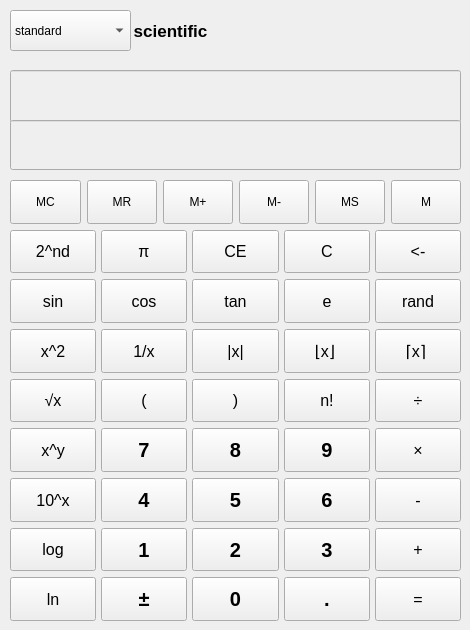
<?xml version="1.0" encoding="UTF-8"?>
<ui version="4.0">
 <class>scientific</class>
 <widget class="QWidget" name="scientific">
  <property name="geometry">
   <rect>
    <x>0</x>
    <y>0</y>
    <width>470</width>
    <height>630</height>
   </rect>
  </property>
  <property name="sizePolicy">
   <sizepolicy hsizetype="Maximum" vsizetype="Maximum">
    <horstretch>0</horstretch>
    <verstretch>0</verstretch>
   </sizepolicy>
  </property>
  <property name="minimumSize">
   <size>
    <width>470</width>
    <height>630</height>
   </size>
  </property>
  <property name="maximumSize">
   <size>
    <width>470</width>
    <height>630</height>
   </size>
  </property>
  <property name="windowTitle">
   <string>Form</string>
  </property>
  <widget class="QLabel" name="model">
   <property name="geometry">
    <rect>
     <x>130</x>
     <y>10</y>
     <width>81</width>
     <height>41</height>
    </rect>
   </property>
   <property name="font">
    <font>
     <pointsize>13</pointsize>
     <weight>75</weight>
     <bold>true</bold>
    </font>
   </property>
   <property name="text">
    <string>scientific</string>
   </property>
   <property name="alignment">
    <set>Qt::AlignCenter</set>
   </property>
  </widget>
  <widget class="QLineEdit" name="display0">
   <property name="enabled">
    <bool>false</bool>
   </property>
   <property name="geometry">
    <rect>
     <x>10</x>
     <y>70</y>
     <width>451</width>
     <height>53</height>
    </rect>
   </property>
  </widget>
  <widget class="QLineEdit" name="display">
   <property name="enabled">
    <bool>false</bool>
   </property>
   <property name="geometry">
    <rect>
     <x>10</x>
     <y>120</y>
     <width>451</width>
     <height>50</height>
    </rect>
   </property>
   <property name="minimumSize">
    <size>
     <width>50</width>
     <height>0</height>
    </size>
   </property>
  </widget>
  <widget class="QWidget" name="layoutWidget">
   <property name="geometry">
    <rect>
     <x>10</x>
     <y>180</y>
     <width>451</width>
     <height>441</height>
    </rect>
   </property>
   <layout class="QVBoxLayout" name="verticalLayout">
    <item>
     <layout class="QHBoxLayout" name="horizontalLayout">
      <item>
       <widget class="QPushButton" name="mc">
        <property name="sizePolicy">
         <sizepolicy hsizetype="Minimum" vsizetype="Preferred">
          <horstretch>0</horstretch>
          <verstretch>0</verstretch>
         </sizepolicy>
        </property>
        <property name="text">
         <string>MC</string>
        </property>
       </widget>
      </item>
      <item>
       <widget class="QPushButton" name="mr">
        <property name="sizePolicy">
         <sizepolicy hsizetype="Minimum" vsizetype="Preferred">
          <horstretch>0</horstretch>
          <verstretch>0</verstretch>
         </sizepolicy>
        </property>
        <property name="text">
         <string>MR</string>
        </property>
       </widget>
      </item>
      <item>
       <widget class="QPushButton" name="m1">
        <property name="sizePolicy">
         <sizepolicy hsizetype="Minimum" vsizetype="Preferred">
          <horstretch>0</horstretch>
          <verstretch>0</verstretch>
         </sizepolicy>
        </property>
        <property name="text">
         <string>M+</string>
        </property>
       </widget>
      </item>
      <item>
       <widget class="QPushButton" name="m2">
        <property name="sizePolicy">
         <sizepolicy hsizetype="Minimum" vsizetype="Preferred">
          <horstretch>0</horstretch>
          <verstretch>0</verstretch>
         </sizepolicy>
        </property>
        <property name="text">
         <string>M-</string>
        </property>
       </widget>
      </item>
      <item>
       <widget class="QPushButton" name="ms">
        <property name="sizePolicy">
         <sizepolicy hsizetype="Minimum" vsizetype="Preferred">
          <horstretch>0</horstretch>
          <verstretch>0</verstretch>
         </sizepolicy>
        </property>
        <property name="text">
         <string>MS</string>
        </property>
       </widget>
      </item>
      <item>
       <widget class="QPushButton" name="m">
        <property name="sizePolicy">
         <sizepolicy hsizetype="Minimum" vsizetype="Preferred">
          <horstretch>0</horstretch>
          <verstretch>0</verstretch>
         </sizepolicy>
        </property>
        <property name="text">
         <string>M</string>
        </property>
       </widget>
      </item>
     </layout>
    </item>
    <item>
     <layout class="QHBoxLayout" name="horizontalLayout_2">
      <property name="spacing">
       <number>5</number>
      </property>
      <item>
       <widget class="QPushButton" name="chan">
        <property name="sizePolicy">
         <sizepolicy hsizetype="Minimum" vsizetype="Preferred">
          <horstretch>0</horstretch>
          <verstretch>0</verstretch>
         </sizepolicy>
        </property>
        <property name="maximumSize">
         <size>
          <width>16777215</width>
          <height>65</height>
         </size>
        </property>
        <property name="font">
         <font>
          <pointsize>12</pointsize>
         </font>
        </property>
        <property name="text">
         <string>2^nd</string>
        </property>
       </widget>
      </item>
      <item>
       <widget class="QPushButton" name="pi">
        <property name="sizePolicy">
         <sizepolicy hsizetype="Minimum" vsizetype="Preferred">
          <horstretch>0</horstretch>
          <verstretch>0</verstretch>
         </sizepolicy>
        </property>
        <property name="maximumSize">
         <size>
          <width>16777215</width>
          <height>65</height>
         </size>
        </property>
        <property name="font">
         <font>
          <pointsize>12</pointsize>
         </font>
        </property>
        <property name="text">
         <string>π</string>
        </property>
       </widget>
      </item>
      <item>
       <widget class="QPushButton" name="ce">
        <property name="sizePolicy">
         <sizepolicy hsizetype="Minimum" vsizetype="Preferred">
          <horstretch>0</horstretch>
          <verstretch>0</verstretch>
         </sizepolicy>
        </property>
        <property name="maximumSize">
         <size>
          <width>16777215</width>
          <height>65</height>
         </size>
        </property>
        <property name="font">
         <font>
          <pointsize>12</pointsize>
         </font>
        </property>
        <property name="text">
         <string>CE</string>
        </property>
       </widget>
      </item>
      <item>
       <widget class="QPushButton" name="c">
        <property name="sizePolicy">
         <sizepolicy hsizetype="Minimum" vsizetype="Preferred">
          <horstretch>0</horstretch>
          <verstretch>0</verstretch>
         </sizepolicy>
        </property>
        <property name="maximumSize">
         <size>
          <width>16777215</width>
          <height>65</height>
         </size>
        </property>
        <property name="font">
         <font>
          <pointsize>12</pointsize>
         </font>
        </property>
        <property name="text">
         <string>C</string>
        </property>
       </widget>
      </item>
      <item>
       <widget class="QPushButton" name="dele">
        <property name="sizePolicy">
         <sizepolicy hsizetype="Minimum" vsizetype="Preferred">
          <horstretch>0</horstretch>
          <verstretch>0</verstretch>
         </sizepolicy>
        </property>
        <property name="maximumSize">
         <size>
          <width>16777215</width>
          <height>65</height>
         </size>
        </property>
        <property name="font">
         <font>
          <pointsize>12</pointsize>
         </font>
        </property>
        <property name="text">
         <string>&lt;-</string>
        </property>
       </widget>
      </item>
     </layout>
    </item>
    <item>
     <layout class="QHBoxLayout" name="horizontalLayout_4">
      <property name="spacing">
       <number>5</number>
      </property>
      <item>
       <widget class="QPushButton" name="sin">
        <property name="sizePolicy">
         <sizepolicy hsizetype="Minimum" vsizetype="Preferred">
          <horstretch>0</horstretch>
          <verstretch>0</verstretch>
         </sizepolicy>
        </property>
        <property name="maximumSize">
         <size>
          <width>16777215</width>
          <height>65</height>
         </size>
        </property>
        <property name="font">
         <font>
          <pointsize>12</pointsize>
         </font>
        </property>
        <property name="text">
         <string>sin</string>
        </property>
       </widget>
      </item>
      <item>
       <widget class="QPushButton" name="cos">
        <property name="sizePolicy">
         <sizepolicy hsizetype="Minimum" vsizetype="Preferred">
          <horstretch>0</horstretch>
          <verstretch>0</verstretch>
         </sizepolicy>
        </property>
        <property name="maximumSize">
         <size>
          <width>16777215</width>
          <height>65</height>
         </size>
        </property>
        <property name="font">
         <font>
          <pointsize>12</pointsize>
         </font>
        </property>
        <property name="text">
         <string>cos</string>
        </property>
       </widget>
      </item>
      <item>
       <widget class="QPushButton" name="tan">
        <property name="sizePolicy">
         <sizepolicy hsizetype="Minimum" vsizetype="Preferred">
          <horstretch>0</horstretch>
          <verstretch>0</verstretch>
         </sizepolicy>
        </property>
        <property name="maximumSize">
         <size>
          <width>16777215</width>
          <height>65</height>
         </size>
        </property>
        <property name="font">
         <font>
          <pointsize>12</pointsize>
         </font>
        </property>
        <property name="text">
         <string>tan</string>
        </property>
       </widget>
      </item>
      <item>
       <widget class="QPushButton" name="e">
        <property name="sizePolicy">
         <sizepolicy hsizetype="Minimum" vsizetype="Preferred">
          <horstretch>0</horstretch>
          <verstretch>0</verstretch>
         </sizepolicy>
        </property>
        <property name="maximumSize">
         <size>
          <width>16777215</width>
          <height>65</height>
         </size>
        </property>
        <property name="font">
         <font>
          <pointsize>12</pointsize>
         </font>
        </property>
        <property name="text">
         <string>e</string>
        </property>
       </widget>
      </item>
      <item>
       <widget class="QPushButton" name="rand">
        <property name="sizePolicy">
         <sizepolicy hsizetype="Minimum" vsizetype="Preferred">
          <horstretch>0</horstretch>
          <verstretch>0</verstretch>
         </sizepolicy>
        </property>
        <property name="maximumSize">
         <size>
          <width>16777215</width>
          <height>65</height>
         </size>
        </property>
        <property name="font">
         <font>
          <pointsize>12</pointsize>
         </font>
        </property>
        <property name="text">
         <string>rand</string>
        </property>
       </widget>
      </item>
     </layout>
    </item>
    <item>
     <layout class="QHBoxLayout" name="horizontalLayout_3">
      <property name="spacing">
       <number>5</number>
      </property>
      <item>
       <widget class="QPushButton" name="sqrt">
        <property name="sizePolicy">
         <sizepolicy hsizetype="Minimum" vsizetype="Preferred">
          <horstretch>0</horstretch>
          <verstretch>0</verstretch>
         </sizepolicy>
        </property>
        <property name="maximumSize">
         <size>
          <width>16777215</width>
          <height>65</height>
         </size>
        </property>
        <property name="font">
         <font>
          <pointsize>12</pointsize>
         </font>
        </property>
        <property name="text">
         <string>x^2</string>
        </property>
       </widget>
      </item>
      <item>
       <widget class="QPushButton" name="back">
        <property name="sizePolicy">
         <sizepolicy hsizetype="Minimum" vsizetype="Preferred">
          <horstretch>0</horstretch>
          <verstretch>0</verstretch>
         </sizepolicy>
        </property>
        <property name="maximumSize">
         <size>
          <width>16777215</width>
          <height>65</height>
         </size>
        </property>
        <property name="font">
         <font>
          <pointsize>12</pointsize>
         </font>
        </property>
        <property name="text">
         <string>1/x</string>
        </property>
       </widget>
      </item>
      <item>
       <widget class="QPushButton" name="abso">
        <property name="sizePolicy">
         <sizepolicy hsizetype="Minimum" vsizetype="Preferred">
          <horstretch>0</horstretch>
          <verstretch>0</verstretch>
         </sizepolicy>
        </property>
        <property name="maximumSize">
         <size>
          <width>16777215</width>
          <height>65</height>
         </size>
        </property>
        <property name="font">
         <font>
          <pointsize>12</pointsize>
         </font>
        </property>
        <property name="text">
         <string>|x|</string>
        </property>
       </widget>
      </item>
      <item>
       <widget class="QPushButton" name="up">
        <property name="sizePolicy">
         <sizepolicy hsizetype="Minimum" vsizetype="Preferred">
          <horstretch>0</horstretch>
          <verstretch>0</verstretch>
         </sizepolicy>
        </property>
        <property name="maximumSize">
         <size>
          <width>16777215</width>
          <height>65</height>
         </size>
        </property>
        <property name="font">
         <font>
          <pointsize>12</pointsize>
         </font>
        </property>
        <property name="text">
         <string>⌊x⌋ </string>
        </property>
       </widget>
      </item>
      <item>
       <widget class="QPushButton" name="down">
        <property name="sizePolicy">
         <sizepolicy hsizetype="Minimum" vsizetype="Preferred">
          <horstretch>0</horstretch>
          <verstretch>0</verstretch>
         </sizepolicy>
        </property>
        <property name="maximumSize">
         <size>
          <width>16777215</width>
          <height>65</height>
         </size>
        </property>
        <property name="font">
         <font>
          <pointsize>12</pointsize>
         </font>
        </property>
        <property name="text">
         <string>⌈x⌉ </string>
        </property>
       </widget>
      </item>
     </layout>
    </item>
    <item>
     <layout class="QHBoxLayout" name="horizontalLayout_7" stretch="0,0,0,0,0">
      <property name="spacing">
       <number>5</number>
      </property>
      <property name="leftMargin">
       <number>0</number>
      </property>
      <property name="topMargin">
       <number>0</number>
      </property>
      <item>
       <widget class="QPushButton" name="extract">
        <property name="sizePolicy">
         <sizepolicy hsizetype="Minimum" vsizetype="Preferred">
          <horstretch>0</horstretch>
          <verstretch>0</verstretch>
         </sizepolicy>
        </property>
        <property name="maximumSize">
         <size>
          <width>16777215</width>
          <height>65</height>
         </size>
        </property>
        <property name="font">
         <font>
          <pointsize>12</pointsize>
         </font>
        </property>
        <property name="text">
         <string>√x</string>
        </property>
       </widget>
      </item>
      <item>
       <widget class="QPushButton" name="lef">
        <property name="sizePolicy">
         <sizepolicy hsizetype="Minimum" vsizetype="Preferred">
          <horstretch>0</horstretch>
          <verstretch>0</verstretch>
         </sizepolicy>
        </property>
        <property name="maximumSize">
         <size>
          <width>16777215</width>
          <height>65</height>
         </size>
        </property>
        <property name="font">
         <font>
          <pointsize>12</pointsize>
         </font>
        </property>
        <property name="text">
         <string>(</string>
        </property>
       </widget>
      </item>
      <item>
       <widget class="QPushButton" name="rig">
        <property name="sizePolicy">
         <sizepolicy hsizetype="Minimum" vsizetype="Preferred">
          <horstretch>0</horstretch>
          <verstretch>0</verstretch>
         </sizepolicy>
        </property>
        <property name="maximumSize">
         <size>
          <width>16777215</width>
          <height>65</height>
         </size>
        </property>
        <property name="font">
         <font>
          <pointsize>12</pointsize>
         </font>
        </property>
        <property name="text">
         <string>)</string>
        </property>
       </widget>
      </item>
      <item>
       <widget class="QPushButton" name="estate">
        <property name="sizePolicy">
         <sizepolicy hsizetype="Minimum" vsizetype="Preferred">
          <horstretch>0</horstretch>
          <verstretch>0</verstretch>
         </sizepolicy>
        </property>
        <property name="maximumSize">
         <size>
          <width>16777215</width>
          <height>65</height>
         </size>
        </property>
        <property name="font">
         <font>
          <pointsize>12</pointsize>
         </font>
        </property>
        <property name="text">
         <string>n!</string>
        </property>
       </widget>
      </item>
      <item>
       <widget class="QPushButton" name="divi">
        <property name="sizePolicy">
         <sizepolicy hsizetype="Minimum" vsizetype="Preferred">
          <horstretch>0</horstretch>
          <verstretch>0</verstretch>
         </sizepolicy>
        </property>
        <property name="maximumSize">
         <size>
          <width>16777215</width>
          <height>65</height>
         </size>
        </property>
        <property name="font">
         <font>
          <pointsize>12</pointsize>
         </font>
        </property>
        <property name="text">
         <string>÷</string>
        </property>
       </widget>
      </item>
     </layout>
    </item>
    <item>
     <layout class="QHBoxLayout" name="horizontalLayout_8">
      <property name="spacing">
       <number>5</number>
      </property>
      <item>
       <widget class="QPushButton" name="inde">
        <property name="sizePolicy">
         <sizepolicy hsizetype="Minimum" vsizetype="Preferred">
          <horstretch>0</horstretch>
          <verstretch>0</verstretch>
         </sizepolicy>
        </property>
        <property name="maximumSize">
         <size>
          <width>16777215</width>
          <height>65</height>
         </size>
        </property>
        <property name="font">
         <font>
          <pointsize>12</pointsize>
         </font>
        </property>
        <property name="text">
         <string>x^y</string>
        </property>
       </widget>
      </item>
      <item>
       <widget class="QPushButton" name="d7">
        <property name="sizePolicy">
         <sizepolicy hsizetype="Minimum" vsizetype="Preferred">
          <horstretch>0</horstretch>
          <verstretch>0</verstretch>
         </sizepolicy>
        </property>
        <property name="maximumSize">
         <size>
          <width>16777215</width>
          <height>65</height>
         </size>
        </property>
        <property name="font">
         <font>
          <pointsize>15</pointsize>
          <weight>75</weight>
          <bold>true</bold>
         </font>
        </property>
        <property name="text">
         <string>7</string>
        </property>
        <property name="autoDefault">
         <bool>false</bool>
        </property>
       </widget>
      </item>
      <item>
       <widget class="QPushButton" name="d8">
        <property name="sizePolicy">
         <sizepolicy hsizetype="Minimum" vsizetype="Preferred">
          <horstretch>0</horstretch>
          <verstretch>0</verstretch>
         </sizepolicy>
        </property>
        <property name="maximumSize">
         <size>
          <width>16777215</width>
          <height>65</height>
         </size>
        </property>
        <property name="font">
         <font>
          <pointsize>15</pointsize>
          <weight>75</weight>
          <bold>true</bold>
         </font>
        </property>
        <property name="text">
         <string>8</string>
        </property>
        <property name="autoDefault">
         <bool>false</bool>
        </property>
       </widget>
      </item>
      <item>
       <widget class="QPushButton" name="d9">
        <property name="sizePolicy">
         <sizepolicy hsizetype="Minimum" vsizetype="Preferred">
          <horstretch>0</horstretch>
          <verstretch>0</verstretch>
         </sizepolicy>
        </property>
        <property name="maximumSize">
         <size>
          <width>16777215</width>
          <height>65</height>
         </size>
        </property>
        <property name="font">
         <font>
          <pointsize>15</pointsize>
          <weight>75</weight>
          <bold>true</bold>
         </font>
        </property>
        <property name="text">
         <string>9</string>
        </property>
        <property name="autoDefault">
         <bool>false</bool>
        </property>
       </widget>
      </item>
      <item>
       <widget class="QPushButton" name="mul">
        <property name="sizePolicy">
         <sizepolicy hsizetype="Minimum" vsizetype="Preferred">
          <horstretch>0</horstretch>
          <verstretch>0</verstretch>
         </sizepolicy>
        </property>
        <property name="maximumSize">
         <size>
          <width>16777215</width>
          <height>65</height>
         </size>
        </property>
        <property name="font">
         <font>
          <pointsize>12</pointsize>
         </font>
        </property>
        <property name="text">
         <string>×</string>
        </property>
       </widget>
      </item>
     </layout>
    </item>
    <item>
     <layout class="QHBoxLayout" name="horizontalLayout_9">
      <property name="spacing">
       <number>5</number>
      </property>
      <item>
       <widget class="QPushButton" name="tind">
        <property name="sizePolicy">
         <sizepolicy hsizetype="Minimum" vsizetype="Preferred">
          <horstretch>0</horstretch>
          <verstretch>0</verstretch>
         </sizepolicy>
        </property>
        <property name="maximumSize">
         <size>
          <width>16777215</width>
          <height>65</height>
         </size>
        </property>
        <property name="font">
         <font>
          <pointsize>12</pointsize>
         </font>
        </property>
        <property name="text">
         <string>10^x</string>
        </property>
       </widget>
      </item>
      <item>
       <widget class="QPushButton" name="d4">
        <property name="sizePolicy">
         <sizepolicy hsizetype="Minimum" vsizetype="Preferred">
          <horstretch>0</horstretch>
          <verstretch>0</verstretch>
         </sizepolicy>
        </property>
        <property name="maximumSize">
         <size>
          <width>16777215</width>
          <height>65</height>
         </size>
        </property>
        <property name="font">
         <font>
          <pointsize>15</pointsize>
          <weight>75</weight>
          <bold>true</bold>
         </font>
        </property>
        <property name="text">
         <string>4</string>
        </property>
        <property name="autoDefault">
         <bool>false</bool>
        </property>
       </widget>
      </item>
      <item>
       <widget class="QPushButton" name="d5">
        <property name="sizePolicy">
         <sizepolicy hsizetype="Minimum" vsizetype="Preferred">
          <horstretch>0</horstretch>
          <verstretch>0</verstretch>
         </sizepolicy>
        </property>
        <property name="maximumSize">
         <size>
          <width>16777215</width>
          <height>65</height>
         </size>
        </property>
        <property name="font">
         <font>
          <pointsize>15</pointsize>
          <weight>75</weight>
          <bold>true</bold>
         </font>
        </property>
        <property name="text">
         <string>5</string>
        </property>
        <property name="autoDefault">
         <bool>false</bool>
        </property>
       </widget>
      </item>
      <item>
       <widget class="QPushButton" name="d6">
        <property name="sizePolicy">
         <sizepolicy hsizetype="Minimum" vsizetype="Preferred">
          <horstretch>0</horstretch>
          <verstretch>0</verstretch>
         </sizepolicy>
        </property>
        <property name="maximumSize">
         <size>
          <width>16777215</width>
          <height>65</height>
         </size>
        </property>
        <property name="font">
         <font>
          <pointsize>15</pointsize>
          <weight>75</weight>
          <bold>true</bold>
         </font>
        </property>
        <property name="text">
         <string>6</string>
        </property>
        <property name="autoDefault">
         <bool>false</bool>
        </property>
       </widget>
      </item>
      <item>
       <widget class="QPushButton" name="sub">
        <property name="sizePolicy">
         <sizepolicy hsizetype="Minimum" vsizetype="Preferred">
          <horstretch>0</horstretch>
          <verstretch>0</verstretch>
         </sizepolicy>
        </property>
        <property name="maximumSize">
         <size>
          <width>16777215</width>
          <height>65</height>
         </size>
        </property>
        <property name="font">
         <font>
          <pointsize>12</pointsize>
         </font>
        </property>
        <property name="text">
         <string>-</string>
        </property>
       </widget>
      </item>
     </layout>
    </item>
    <item>
     <layout class="QHBoxLayout" name="horizontalLayout_10">
      <property name="spacing">
       <number>5</number>
      </property>
      <item>
       <widget class="QPushButton" name="log">
        <property name="sizePolicy">
         <sizepolicy hsizetype="Minimum" vsizetype="Preferred">
          <horstretch>0</horstretch>
          <verstretch>0</verstretch>
         </sizepolicy>
        </property>
        <property name="maximumSize">
         <size>
          <width>16777215</width>
          <height>65</height>
         </size>
        </property>
        <property name="font">
         <font>
          <pointsize>12</pointsize>
         </font>
        </property>
        <property name="text">
         <string>log</string>
        </property>
       </widget>
      </item>
      <item>
       <widget class="QPushButton" name="d1">
        <property name="sizePolicy">
         <sizepolicy hsizetype="Minimum" vsizetype="Preferred">
          <horstretch>0</horstretch>
          <verstretch>0</verstretch>
         </sizepolicy>
        </property>
        <property name="maximumSize">
         <size>
          <width>16777215</width>
          <height>65</height>
         </size>
        </property>
        <property name="font">
         <font>
          <pointsize>15</pointsize>
          <weight>75</weight>
          <bold>true</bold>
         </font>
        </property>
        <property name="text">
         <string>1</string>
        </property>
        <property name="autoDefault">
         <bool>false</bool>
        </property>
       </widget>
      </item>
      <item>
       <widget class="QPushButton" name="d2">
        <property name="sizePolicy">
         <sizepolicy hsizetype="Minimum" vsizetype="Preferred">
          <horstretch>0</horstretch>
          <verstretch>0</verstretch>
         </sizepolicy>
        </property>
        <property name="maximumSize">
         <size>
          <width>16777215</width>
          <height>65</height>
         </size>
        </property>
        <property name="font">
         <font>
          <pointsize>15</pointsize>
          <weight>75</weight>
          <bold>true</bold>
         </font>
        </property>
        <property name="text">
         <string>2</string>
        </property>
        <property name="autoDefault">
         <bool>false</bool>
        </property>
       </widget>
      </item>
      <item>
       <widget class="QPushButton" name="d3">
        <property name="sizePolicy">
         <sizepolicy hsizetype="Minimum" vsizetype="Preferred">
          <horstretch>0</horstretch>
          <verstretch>0</verstretch>
         </sizepolicy>
        </property>
        <property name="maximumSize">
         <size>
          <width>16777215</width>
          <height>65</height>
         </size>
        </property>
        <property name="sizeIncrement">
         <size>
          <width>0</width>
          <height>0</height>
         </size>
        </property>
        <property name="font">
         <font>
          <pointsize>15</pointsize>
          <weight>75</weight>
          <bold>true</bold>
         </font>
        </property>
        <property name="text">
         <string>3</string>
        </property>
        <property name="autoDefault">
         <bool>false</bool>
        </property>
       </widget>
      </item>
      <item>
       <widget class="QPushButton" name="add">
        <property name="sizePolicy">
         <sizepolicy hsizetype="Minimum" vsizetype="Preferred">
          <horstretch>0</horstretch>
          <verstretch>0</verstretch>
         </sizepolicy>
        </property>
        <property name="maximumSize">
         <size>
          <width>16777215</width>
          <height>65</height>
         </size>
        </property>
        <property name="font">
         <font>
          <pointsize>12</pointsize>
         </font>
        </property>
        <property name="text">
         <string>+</string>
        </property>
       </widget>
      </item>
     </layout>
    </item>
    <item>
     <layout class="QHBoxLayout" name="horizontalLayout_11">
      <property name="spacing">
       <number>5</number>
      </property>
      <item>
       <widget class="QPushButton" name="ln">
        <property name="sizePolicy">
         <sizepolicy hsizetype="Minimum" vsizetype="Preferred">
          <horstretch>0</horstretch>
          <verstretch>0</verstretch>
         </sizepolicy>
        </property>
        <property name="maximumSize">
         <size>
          <width>16777215</width>
          <height>65</height>
         </size>
        </property>
        <property name="font">
         <font>
          <pointsize>12</pointsize>
         </font>
        </property>
        <property name="text">
         <string>ln</string>
        </property>
       </widget>
      </item>
      <item>
       <widget class="QPushButton" name="ant">
        <property name="sizePolicy">
         <sizepolicy hsizetype="Minimum" vsizetype="Preferred">
          <horstretch>0</horstretch>
          <verstretch>0</verstretch>
         </sizepolicy>
        </property>
        <property name="maximumSize">
         <size>
          <width>16777215</width>
          <height>65</height>
         </size>
        </property>
        <property name="font">
         <font>
          <pointsize>15</pointsize>
          <weight>75</weight>
          <bold>true</bold>
         </font>
        </property>
        <property name="text">
         <string>±</string>
        </property>
        <property name="autoDefault">
         <bool>false</bool>
        </property>
       </widget>
      </item>
      <item>
       <widget class="QPushButton" name="d0">
        <property name="sizePolicy">
         <sizepolicy hsizetype="Minimum" vsizetype="Preferred">
          <horstretch>0</horstretch>
          <verstretch>0</verstretch>
         </sizepolicy>
        </property>
        <property name="maximumSize">
         <size>
          <width>16777215</width>
          <height>65</height>
         </size>
        </property>
        <property name="font">
         <font>
          <pointsize>15</pointsize>
          <weight>75</weight>
          <bold>true</bold>
         </font>
        </property>
        <property name="text">
         <string>0</string>
        </property>
        <property name="autoDefault">
         <bool>false</bool>
        </property>
       </widget>
      </item>
      <item>
       <widget class="QPushButton" name="point">
        <property name="sizePolicy">
         <sizepolicy hsizetype="Minimum" vsizetype="Preferred">
          <horstretch>0</horstretch>
          <verstretch>0</verstretch>
         </sizepolicy>
        </property>
        <property name="maximumSize">
         <size>
          <width>16777215</width>
          <height>65</height>
         </size>
        </property>
        <property name="font">
         <font>
          <pointsize>15</pointsize>
          <weight>75</weight>
          <bold>true</bold>
         </font>
        </property>
        <property name="text">
         <string>.</string>
        </property>
        <property name="autoDefault">
         <bool>false</bool>
        </property>
       </widget>
      </item>
      <item>
       <widget class="QPushButton" name="equ">
        <property name="sizePolicy">
         <sizepolicy hsizetype="Minimum" vsizetype="Preferred">
          <horstretch>0</horstretch>
          <verstretch>0</verstretch>
         </sizepolicy>
        </property>
        <property name="maximumSize">
         <size>
          <width>16777215</width>
          <height>65</height>
         </size>
        </property>
        <property name="font">
         <font>
          <pointsize>12</pointsize>
         </font>
        </property>
        <property name="text">
         <string>=</string>
        </property>
       </widget>
      </item>
     </layout>
    </item>
   </layout>
  </widget>
  <widget class="QComboBox" name="selectwindow">
   <property name="geometry">
    <rect>
     <x>10</x>
     <y>10</y>
     <width>121</width>
     <height>41</height>
    </rect>
   </property>
   <item>
    <property name="text">
     <string>standard</string>
    </property>
   </item>
   <item>
    <property name="text">
     <string>scientific</string>
    </property>
   </item>
   <item>
    <property name="text">
     <string>graph</string>
    </property>
   </item>
   <item>
    <property name="text">
     <string>time</string>
    </property>
   </item>
  </widget>
 </widget>
 <resources/>
 <connections/>
</ui>
